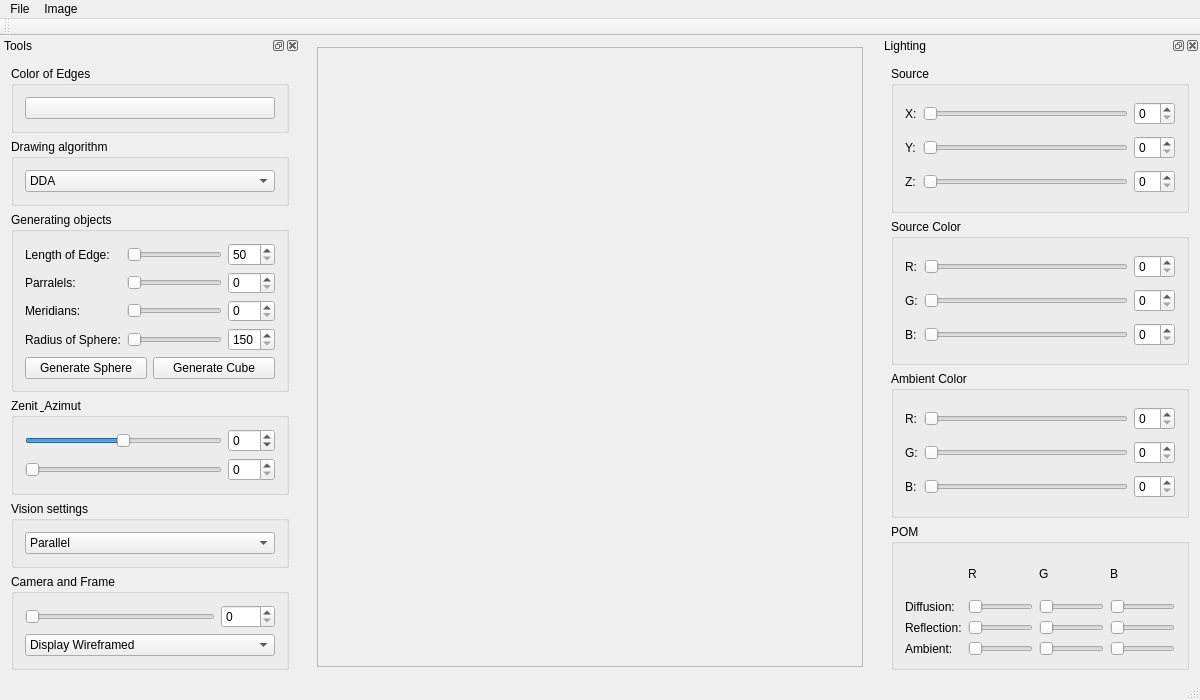
<?xml version="1.0" encoding="UTF-8"?>
<ui version="4.0">
 <class>ImageViewerClass</class>
 <widget class="QMainWindow" name="ImageViewerClass">
  <property name="geometry">
   <rect>
    <x>0</x>
    <y>0</y>
    <width>1200</width>
    <height>700</height>
   </rect>
  </property>
  <property name="minimumSize">
   <size>
    <width>1200</width>
    <height>700</height>
   </size>
  </property>
  <property name="maximumSize">
   <size>
    <width>1200</width>
    <height>700</height>
   </size>
  </property>
  <property name="windowTitle">
   <string>ImageViewer</string>
  </property>
  <widget class="QWidget" name="centralWidget">
   <layout class="QHBoxLayout" name="horizontalLayout">
    <item>
     <layout class="QVBoxLayout" name="verticalLayout_4">
      <property name="spacing">
       <number>0</number>
      </property>
      <property name="leftMargin">
       <number>0</number>
      </property>
      <item>
       <widget class="QScrollArea" name="scrollArea">
        <property name="widgetResizable">
         <bool>true</bool>
        </property>
        <widget class="QWidget" name="scrollAreaWidgetContents">
         <property name="geometry">
          <rect>
           <x>0</x>
           <y>0</y>
           <width>550</width>
           <height>621</height>
          </rect>
         </property>
        </widget>
       </widget>
      </item>
      <item>
       <layout class="QHBoxLayout" name="horizontalLayout_2">
        <property name="leftMargin">
         <number>0</number>
        </property>
        <property name="topMargin">
         <number>0</number>
        </property>
       </layout>
      </item>
     </layout>
    </item>
   </layout>
  </widget>
  <widget class="QMenuBar" name="menuBar">
   <property name="geometry">
    <rect>
     <x>0</x>
     <y>0</y>
     <width>1200</width>
     <height>22</height>
    </rect>
   </property>
   <widget class="QMenu" name="menuFile">
    <property name="title">
     <string>File</string>
    </property>
    <addaction name="actionOpen"/>
    <addaction name="actionSave_as"/>
    <addaction name="separator"/>
    <addaction name="actionExit"/>
   </widget>
   <widget class="QMenu" name="menuImage">
    <property name="title">
     <string>Image</string>
    </property>
    <addaction name="actionClear"/>
   </widget>
   <addaction name="menuFile"/>
   <addaction name="menuImage"/>
  </widget>
  <widget class="QToolBar" name="mainToolBar">
   <attribute name="toolBarArea">
    <enum>TopToolBarArea</enum>
   </attribute>
   <attribute name="toolBarBreak">
    <bool>false</bool>
   </attribute>
  </widget>
  <widget class="QStatusBar" name="statusBar"/>
  <widget class="QDockWidget" name="dockWidget">
   <property name="minimumSize">
    <size>
     <width>300</width>
     <height>645</height>
    </size>
   </property>
   <property name="maximumSize">
    <size>
     <width>300</width>
     <height>645</height>
    </size>
   </property>
   <property name="windowTitle">
    <string>Tools</string>
   </property>
   <attribute name="dockWidgetArea">
    <number>1</number>
   </attribute>
   <widget class="QWidget" name="dockWidgetContents">
    <layout class="QVBoxLayout" name="verticalLayout">
     <item>
      <widget class="QGroupBox" name="groupBox">
       <property name="title">
        <string>Color of Edges</string>
       </property>
       <layout class="QVBoxLayout" name="verticalLayout_2">
        <item>
         <widget class="QPushButton" name="pushButtonSetColor">
          <property name="text">
           <string/>
          </property>
         </widget>
        </item>
       </layout>
      </widget>
     </item>
     <item>
      <widget class="QGroupBox" name="groupBox_2">
       <property name="title">
        <string>Drawing algorithm</string>
       </property>
       <layout class="QGridLayout" name="gridLayout">
        <item row="0" column="0" colspan="2">
         <widget class="QComboBox" name="comboBoxLineAlg">
          <item>
           <property name="text">
            <string>DDA</string>
           </property>
          </item>
          <item>
           <property name="text">
            <string>Bresenham</string>
           </property>
          </item>
         </widget>
        </item>
       </layout>
      </widget>
     </item>
     <item>
      <widget class="QGroupBox" name="groupBox_3">
       <property name="title">
        <string>Generating objects</string>
       </property>
       <layout class="QGridLayout" name="gridLayout_2">
        <item row="3" column="1">
         <widget class="QSlider" name="Slider_Meridians">
          <property name="minimum">
           <number>0</number>
          </property>
          <property name="maximum">
           <number>25</number>
          </property>
          <property name="pageStep">
           <number>1</number>
          </property>
          <property name="value">
           <number>0</number>
          </property>
          <property name="orientation">
           <enum>Qt::Horizontal</enum>
          </property>
          <property name="tickInterval">
           <number>1</number>
          </property>
         </widget>
        </item>
        <item row="0" column="2">
         <widget class="QSpinBox" name="SpinBox_Length">
          <property name="minimum">
           <number>50</number>
          </property>
          <property name="maximum">
           <number>300</number>
          </property>
          <property name="singleStep">
           <number>10</number>
          </property>
          <property name="value">
           <number>50</number>
          </property>
         </widget>
        </item>
        <item row="0" column="0">
         <widget class="QLabel" name="label">
          <property name="text">
           <string>Length of Edge:</string>
          </property>
         </widget>
        </item>
        <item row="5" column="0" colspan="3">
         <layout class="QHBoxLayout" name="horizontalLayout_3">
          <property name="topMargin">
           <number>0</number>
          </property>
          <item>
           <widget class="QPushButton" name="pushButtonGenerateSphere">
            <property name="text">
             <string>Generate Sphere</string>
            </property>
           </widget>
          </item>
          <item>
           <widget class="QPushButton" name="pushButtonGenerateCube">
            <property name="text">
             <string>Generate Cube</string>
            </property>
           </widget>
          </item>
         </layout>
        </item>
        <item row="1" column="0">
         <widget class="QLabel" name="label_2">
          <property name="text">
           <string>Parralels:</string>
          </property>
         </widget>
        </item>
        <item row="4" column="0">
         <widget class="QLabel" name="label_4">
          <property name="text">
           <string>Radius of Sphere:</string>
          </property>
         </widget>
        </item>
        <item row="3" column="2">
         <widget class="QSpinBox" name="SpinBox_Meridians">
          <property name="minimum">
           <number>0</number>
          </property>
          <property name="maximum">
           <number>25</number>
          </property>
          <property name="value">
           <number>0</number>
          </property>
         </widget>
        </item>
        <item row="4" column="2">
         <widget class="QSpinBox" name="SpinBox_Radius">
          <property name="minimum">
           <number>150</number>
          </property>
          <property name="maximum">
           <number>300</number>
          </property>
          <property name="singleStep">
           <number>10</number>
          </property>
          <property name="stepType">
           <enum>QAbstractSpinBox::DefaultStepType</enum>
          </property>
         </widget>
        </item>
        <item row="1" column="2">
         <widget class="QSpinBox" name="SpinBox_Parallels">
          <property name="minimum">
           <number>0</number>
          </property>
          <property name="maximum">
           <number>25</number>
          </property>
          <property name="value">
           <number>0</number>
          </property>
         </widget>
        </item>
        <item row="4" column="1">
         <widget class="QSlider" name="Slider_Radius">
          <property name="minimum">
           <number>150</number>
          </property>
          <property name="maximum">
           <number>300</number>
          </property>
          <property name="singleStep">
           <number>10</number>
          </property>
          <property name="pageStep">
           <number>10</number>
          </property>
          <property name="orientation">
           <enum>Qt::Horizontal</enum>
          </property>
          <property name="tickInterval">
           <number>10</number>
          </property>
         </widget>
        </item>
        <item row="3" column="0">
         <widget class="QLabel" name="label_3">
          <property name="text">
           <string>Meridians:</string>
          </property>
         </widget>
        </item>
        <item row="0" column="1">
         <widget class="QSlider" name="Slider_Length">
          <property name="minimum">
           <number>50</number>
          </property>
          <property name="maximum">
           <number>300</number>
          </property>
          <property name="singleStep">
           <number>10</number>
          </property>
          <property name="tracking">
           <bool>true</bool>
          </property>
          <property name="orientation">
           <enum>Qt::Horizontal</enum>
          </property>
          <property name="tickPosition">
           <enum>QSlider::NoTicks</enum>
          </property>
         </widget>
        </item>
        <item row="1" column="1">
         <widget class="QSlider" name="Slider_Parallels">
          <property name="toolTip">
           <string/>
          </property>
          <property name="whatsThis">
           <string/>
          </property>
          <property name="minimum">
           <number>0</number>
          </property>
          <property name="maximum">
           <number>25</number>
          </property>
          <property name="singleStep">
           <number>10</number>
          </property>
          <property name="pageStep">
           <number>1</number>
          </property>
          <property name="value">
           <number>0</number>
          </property>
          <property name="orientation">
           <enum>Qt::Horizontal</enum>
          </property>
          <property name="tickInterval">
           <number>0</number>
          </property>
         </widget>
        </item>
       </layout>
      </widget>
     </item>
     <item>
      <widget class="QGroupBox" name="groupBox_5">
       <property name="title">
        <string>Zenit &amp; Azimut</string>
       </property>
       <layout class="QGridLayout" name="gridLayout_5">
        <item row="1" column="0">
         <widget class="QSlider" name="Slider_Zenit">
          <property name="minimum">
           <number>-90</number>
          </property>
          <property name="maximum">
           <number>90</number>
          </property>
          <property name="orientation">
           <enum>Qt::Horizontal</enum>
          </property>
         </widget>
        </item>
        <item row="2" column="0">
         <widget class="QSlider" name="Slider_Azimut">
          <property name="maximum">
           <number>360</number>
          </property>
          <property name="orientation">
           <enum>Qt::Horizontal</enum>
          </property>
         </widget>
        </item>
        <item row="1" column="1">
         <widget class="QSpinBox" name="SpinBox_Zenit">
          <property name="minimum">
           <number>-90</number>
          </property>
          <property name="maximum">
           <number>90</number>
          </property>
         </widget>
        </item>
        <item row="2" column="1">
         <widget class="QSpinBox" name="SpinBox_Azimut">
          <property name="maximum">
           <number>360</number>
          </property>
         </widget>
        </item>
       </layout>
      </widget>
     </item>
     <item>
      <widget class="QGroupBox" name="groupBox_6">
       <property name="title">
        <string>Vision settings</string>
       </property>
       <layout class="QGridLayout" name="gridLayout_4">
        <item row="0" column="0" colspan="2">
         <widget class="QComboBox" name="comboBoxVision">
          <item>
           <property name="text">
            <string>Parallel</string>
           </property>
          </item>
          <item>
           <property name="text">
            <string>Perspective</string>
           </property>
          </item>
         </widget>
        </item>
       </layout>
      </widget>
     </item>
     <item>
      <widget class="QGroupBox" name="groupBox_7">
       <property name="title">
        <string>Camera and Frame</string>
       </property>
       <layout class="QGridLayout" name="gridLayout_3">
        <item row="0" column="0">
         <widget class="QSlider" name="Slider_Distance">
          <property name="maximum">
           <number>1000</number>
          </property>
          <property name="orientation">
           <enum>Qt::Horizontal</enum>
          </property>
         </widget>
        </item>
        <item row="0" column="1">
         <widget class="QSpinBox" name="SpinBox_Distance">
          <property name="maximum">
           <number>1000</number>
          </property>
         </widget>
        </item>
        <item row="1" column="0" colspan="2">
         <widget class="QComboBox" name="comboBoxFrame">
          <item>
           <property name="text">
            <string>Display Wireframed</string>
           </property>
          </item>
          <item>
           <property name="text">
            <string>Display Colored</string>
           </property>
          </item>
         </widget>
        </item>
       </layout>
      </widget>
     </item>
     <item>
      <spacer name="verticalSpacer">
       <property name="orientation">
        <enum>Qt::Vertical</enum>
       </property>
       <property name="sizeHint" stdset="0">
        <size>
         <width>20</width>
         <height>40</height>
        </size>
       </property>
      </spacer>
     </item>
    </layout>
   </widget>
  </widget>
  <widget class="QDockWidget" name="dockWidget_2">
   <property name="minimumSize">
    <size>
     <width>320</width>
     <height>645</height>
    </size>
   </property>
   <property name="maximumSize">
    <size>
     <width>320</width>
     <height>645</height>
    </size>
   </property>
   <property name="windowTitle">
    <string>Lighting</string>
   </property>
   <attribute name="dockWidgetArea">
    <number>2</number>
   </attribute>
   <widget class="QWidget" name="dockWidgetContents_3">
    <layout class="QVBoxLayout" name="verticalLayout_5">
     <item>
      <widget class="QGroupBox" name="groupBox_8">
       <property name="title">
        <string>Source </string>
       </property>
       <layout class="QGridLayout" name="gridLayout_7">
        <item row="0" column="0" alignment="Qt::AlignRight">
         <widget class="QLabel" name="label_5">
          <property name="text">
           <string>X:</string>
          </property>
         </widget>
        </item>
        <item row="2" column="2">
         <widget class="QSpinBox" name="spinBox_3"/>
        </item>
        <item row="2" column="1">
         <widget class="QSlider" name="Source_Slider_Y">
          <property name="orientation">
           <enum>Qt::Horizontal</enum>
          </property>
         </widget>
        </item>
        <item row="0" column="2">
         <widget class="QSpinBox" name="spinBox_2"/>
        </item>
        <item row="3" column="2">
         <widget class="QSpinBox" name="spinBox_4"/>
        </item>
        <item row="3" column="1">
         <widget class="QSlider" name="horizontalSlider_10">
          <property name="orientation">
           <enum>Qt::Horizontal</enum>
          </property>
         </widget>
        </item>
        <item row="2" column="0">
         <widget class="QLabel" name="label_6">
          <property name="text">
           <string>Y:</string>
          </property>
         </widget>
        </item>
        <item row="3" column="0">
         <widget class="QLabel" name="label_7">
          <property name="text">
           <string>Z:</string>
          </property>
         </widget>
        </item>
        <item row="0" column="1">
         <widget class="QSlider" name="Source_Slider_X">
          <property name="orientation">
           <enum>Qt::Horizontal</enum>
          </property>
         </widget>
        </item>
       </layout>
      </widget>
     </item>
     <item>
      <widget class="QGroupBox" name="groupBox_9">
       <property name="title">
        <string>Source Color</string>
       </property>
       <layout class="QGridLayout" name="gridLayout_8">
        <item row="0" column="1">
         <widget class="QSlider" name="horizontalSlider_11">
          <property name="orientation">
           <enum>Qt::Horizontal</enum>
          </property>
         </widget>
        </item>
        <item row="0" column="0">
         <widget class="QLabel" name="label_8">
          <property name="text">
           <string>R:</string>
          </property>
         </widget>
        </item>
        <item row="1" column="1">
         <widget class="QSlider" name="horizontalSlider_12">
          <property name="orientation">
           <enum>Qt::Horizontal</enum>
          </property>
         </widget>
        </item>
        <item row="1" column="0">
         <widget class="QLabel" name="label_9">
          <property name="text">
           <string>G:</string>
          </property>
         </widget>
        </item>
        <item row="1" column="2">
         <widget class="QSpinBox" name="spinBox_6"/>
        </item>
        <item row="0" column="2">
         <widget class="QSpinBox" name="spinBox_5"/>
        </item>
        <item row="2" column="0">
         <widget class="QLabel" name="label_10">
          <property name="text">
           <string>B:</string>
          </property>
         </widget>
        </item>
        <item row="2" column="1">
         <widget class="QSlider" name="horizontalSlider_13">
          <property name="orientation">
           <enum>Qt::Horizontal</enum>
          </property>
         </widget>
        </item>
        <item row="2" column="2">
         <widget class="QSpinBox" name="spinBox_7"/>
        </item>
       </layout>
      </widget>
     </item>
     <item>
      <widget class="QGroupBox" name="groupBox_10">
       <property name="title">
        <string>Ambient Color</string>
       </property>
       <layout class="QGridLayout" name="gridLayout_9">
        <item row="0" column="0">
         <widget class="QLabel" name="label_11">
          <property name="text">
           <string>R:</string>
          </property>
         </widget>
        </item>
        <item row="1" column="0">
         <widget class="QLabel" name="label_12">
          <property name="text">
           <string>G:</string>
          </property>
         </widget>
        </item>
        <item row="0" column="2">
         <widget class="QSpinBox" name="spinBox_8"/>
        </item>
        <item row="1" column="1">
         <widget class="QSlider" name="horizontalSlider_15">
          <property name="orientation">
           <enum>Qt::Horizontal</enum>
          </property>
         </widget>
        </item>
        <item row="0" column="1">
         <widget class="QSlider" name="horizontalSlider_14">
          <property name="orientation">
           <enum>Qt::Horizontal</enum>
          </property>
         </widget>
        </item>
        <item row="2" column="0">
         <widget class="QLabel" name="label_13">
          <property name="text">
           <string>B:</string>
          </property>
         </widget>
        </item>
        <item row="2" column="1">
         <widget class="QSlider" name="horizontalSlider_16">
          <property name="orientation">
           <enum>Qt::Horizontal</enum>
          </property>
         </widget>
        </item>
        <item row="1" column="2">
         <widget class="QSpinBox" name="spinBox_9"/>
        </item>
        <item row="2" column="2">
         <widget class="QSpinBox" name="spinBox_10"/>
        </item>
       </layout>
      </widget>
     </item>
     <item>
      <widget class="QGroupBox" name="groupBox_11">
       <property name="title">
        <string>POM</string>
       </property>
       <layout class="QGridLayout" name="gridLayout_10">
        <item row="4" column="0">
         <widget class="QLabel" name="label_17">
          <property name="text">
           <string>Ambient:</string>
          </property>
         </widget>
        </item>
        <item row="4" column="2">
         <widget class="QSlider" name="horizontalSlider_23">
          <property name="orientation">
           <enum>Qt::Horizontal</enum>
          </property>
         </widget>
        </item>
        <item row="1" column="2">
         <widget class="QSlider" name="horizontalSlider_18">
          <property name="orientation">
           <enum>Qt::Horizontal</enum>
          </property>
         </widget>
        </item>
        <item row="0" column="3">
         <widget class="QLabel" name="label_19">
          <property name="text">
           <string>B</string>
          </property>
         </widget>
        </item>
        <item row="4" column="3">
         <widget class="QSlider" name="horizontalSlider_25">
          <property name="orientation">
           <enum>Qt::Horizontal</enum>
          </property>
         </widget>
        </item>
        <item row="0" column="1">
         <widget class="QLabel" name="label_16">
          <property name="text">
           <string>R</string>
          </property>
         </widget>
        </item>
        <item row="3" column="0">
         <widget class="QLabel" name="label_14">
          <property name="text">
           <string>Reflection:</string>
          </property>
         </widget>
        </item>
        <item row="3" column="2">
         <widget class="QSlider" name="horizontalSlider_22">
          <property name="orientation">
           <enum>Qt::Horizontal</enum>
          </property>
         </widget>
        </item>
        <item row="3" column="1">
         <widget class="QSlider" name="horizontalSlider_20">
          <property name="orientation">
           <enum>Qt::Horizontal</enum>
          </property>
         </widget>
        </item>
        <item row="4" column="1">
         <widget class="QSlider" name="horizontalSlider_21">
          <property name="orientation">
           <enum>Qt::Horizontal</enum>
          </property>
         </widget>
        </item>
        <item row="1" column="0">
         <widget class="QLabel" name="label_15">
          <property name="text">
           <string>Diffusion:</string>
          </property>
         </widget>
        </item>
        <item row="0" column="2">
         <widget class="QLabel" name="label_18">
          <property name="text">
           <string>G</string>
          </property>
         </widget>
        </item>
        <item row="1" column="3">
         <widget class="QSlider" name="horizontalSlider_19">
          <property name="orientation">
           <enum>Qt::Horizontal</enum>
          </property>
         </widget>
        </item>
        <item row="3" column="3">
         <widget class="QSlider" name="horizontalSlider_24">
          <property name="orientation">
           <enum>Qt::Horizontal</enum>
          </property>
         </widget>
        </item>
        <item row="1" column="1">
         <widget class="QSlider" name="horizontalSlider_17">
          <property name="enabled">
           <bool>true</bool>
          </property>
          <property name="mouseTracking">
           <bool>true</bool>
          </property>
          <property name="tabletTracking">
           <bool>true</bool>
          </property>
          <property name="toolTip">
           <string/>
          </property>
          <property name="orientation">
           <enum>Qt::Horizontal</enum>
          </property>
          <property name="tickPosition">
           <enum>QSlider::NoTicks</enum>
          </property>
         </widget>
        </item>
       </layout>
      </widget>
     </item>
    </layout>
   </widget>
  </widget>
  <action name="actionOpen">
   <property name="text">
    <string>Open</string>
   </property>
   <property name="shortcut">
    <string>Ctrl+O</string>
   </property>
  </action>
  <action name="actionSave_as">
   <property name="text">
    <string>Save as</string>
   </property>
   <property name="shortcut">
    <string>Ctrl+S</string>
   </property>
  </action>
  <action name="actionClear">
   <property name="text">
    <string>Clear</string>
   </property>
  </action>
  <action name="actionExit">
   <property name="text">
    <string>Exit</string>
   </property>
   <property name="shortcut">
    <string>Alt+F4</string>
   </property>
  </action>
  <action name="actionResize">
   <property name="text">
    <string>Resize</string>
   </property>
  </action>
  <zorder>dockWidget_2</zorder>
 </widget>
 <layoutdefault spacing="6" margin="11"/>
 <resources>
  <include location="ImageViewer.qrc"/>
 </resources>
 <connections/>
</ui>
